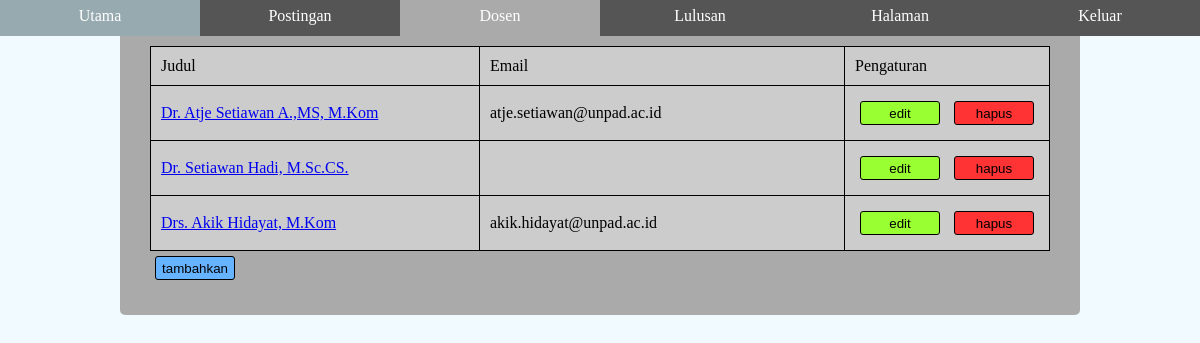
The page /admin/dosen.php on the database as committed earlier.
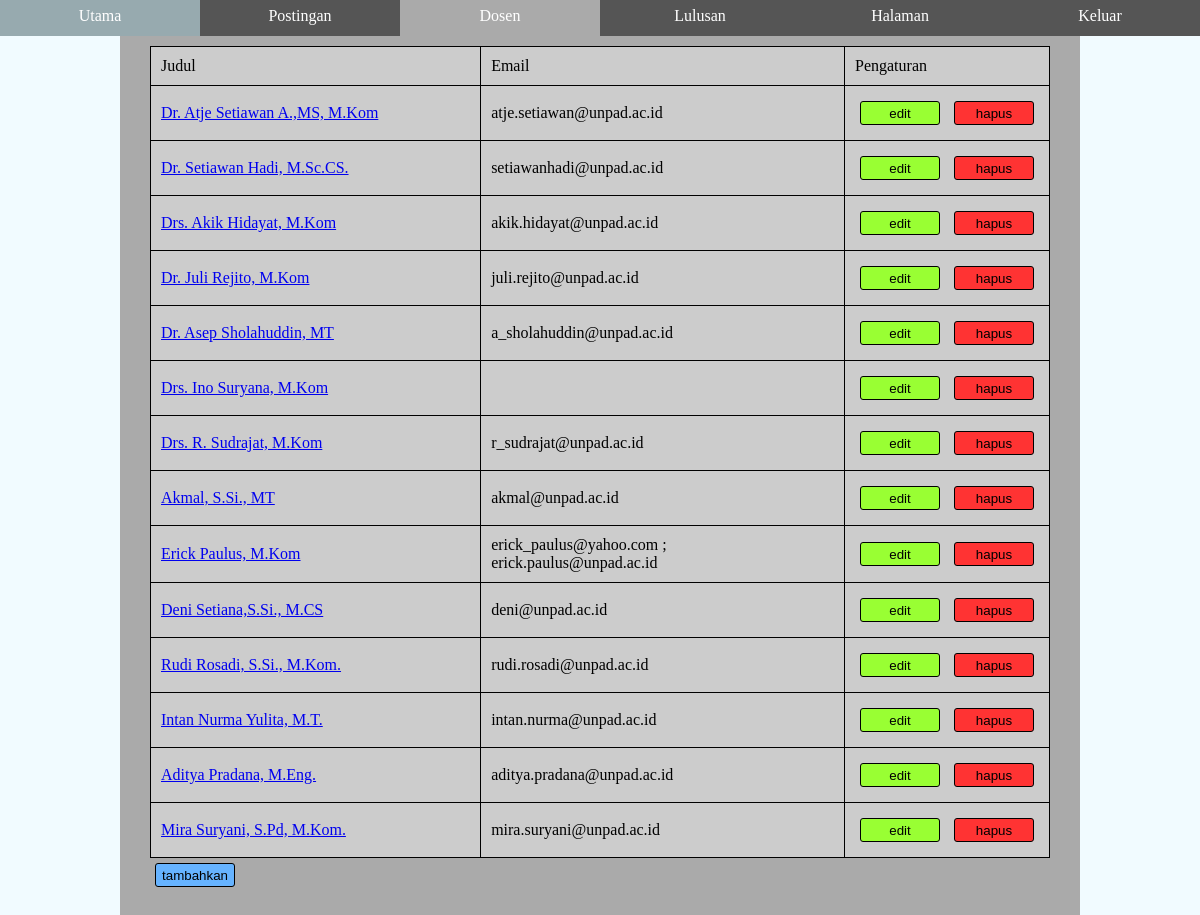
The same page on the database as committed later.
### tables this page shows
CREATE TABLE `dosen` (
  `ID` int(11) NOT NULL,
  `Nama` text NOT NULL,
  `Email` text,
  `HP` text,
  `Telp` text,
  `Alamat` text,
  `Pendidikan` text NOT NULL,
  `Bidang` text NOT NULL
);

### admin/dosen.php (the view, shortened to what this page needs)
<!DOCTYPE html>
<html lang="en" xmlns="http://www.w3.org/1999/xhtml">
<head>
</head>
<body>
    <?php include 'admin-navbar.php';?>
    <div class="admin-content-pos">
        <div class="admin-main-content">
            <table class="table-post">
                <col><col><col>
                <tr>
                    <td>Judul</td>
                    <td>Email</td>
                    <td>Pengaturan</td>
                </tr>
				<?php
					include '../database.php';
					$sql = "SELECT `ID`, `Nama`, `Email` FROM `dosen`";
					$result = $conn->query($sql);
					while($row = $result->fetch_assoc())
					{
				?>
						<tr>
						<td> <a href="../dosen.php?ID=<?php echo $row["ID"];?>"><?php echo	$row["Nama"] ?></a></td>
						<td> <?php echo	$row["Email"] ?></td>
						<td>
							<button id="update-button" type="button" onclick="showUpdateDiv(<?php echo	$row["ID"] ?>)">edit</button>
							<button id="delete-button" type="button" onclick="showDeleteDiv(<?php echo	$row["ID"] ?>)">hapus</button></td>
						</tr>
				<?php
					}
					$sql = "SELECT MAX(ID) as LAST FROM `posting`";
					$result = $conn->query($sql);
					$row = $result->fetch_assoc();
					$id = 1 + $row["LAST"];
				?>
            </table>
            <button id="insert-button" style="left:0;" type="button" onclick="showInsertDiv(<?php echo $id ?>)">tambahkan</button>
        </div>
    </div>
</body>
</html>

Rows that differ between the two databases and show on the page:
changed dosen "Dr. Setiawan Hadi, M.Sc.CS.": Email (not shown) → "setiawanhadi@unpad.ac.id"
added dosen: Nama "Dr. Juli Rejito, M.Kom", Email "juli.rejito@unpad.ac.id"
added dosen: Nama "Dr. Asep Sholahuddin, MT", Email "a_sholahuddin@unpad.ac.id"
added dosen: Nama "Drs. Ino Suryana, M.Kom"
added dosen: Nama "Drs. R. Sudrajat, M.Kom", Email "r_sudrajat@unpad.ac.id"
added dosen: Nama "Akmal, S.Si., MT", Email "akmal@unpad.ac.id"
added dosen: Nama "Erick Paulus, M.Kom", Email "erick_paulus@yahoo.com ; erick.paulus@unpad.ac.id"
added dosen: Nama "Deni Setiana,S.Si., M.CS", Email "deni@unpad.ac.id"
added dosen: Nama "Rudi Rosadi, S.Si., M.Kom.", Email "rudi.rosadi@unpad.ac.id"
added dosen: Nama "Intan Nurma Yulita, M.T.", Email "intan.nurma@unpad.ac.id"
added dosen: Nama "Aditya Pradana, M.Eng.", Email "aditya.pradana@unpad.ac.id"
added dosen: Nama "Mira Suryani, S.Pd, M.Kom.", Email "mira.suryani@unpad.ac.id"
